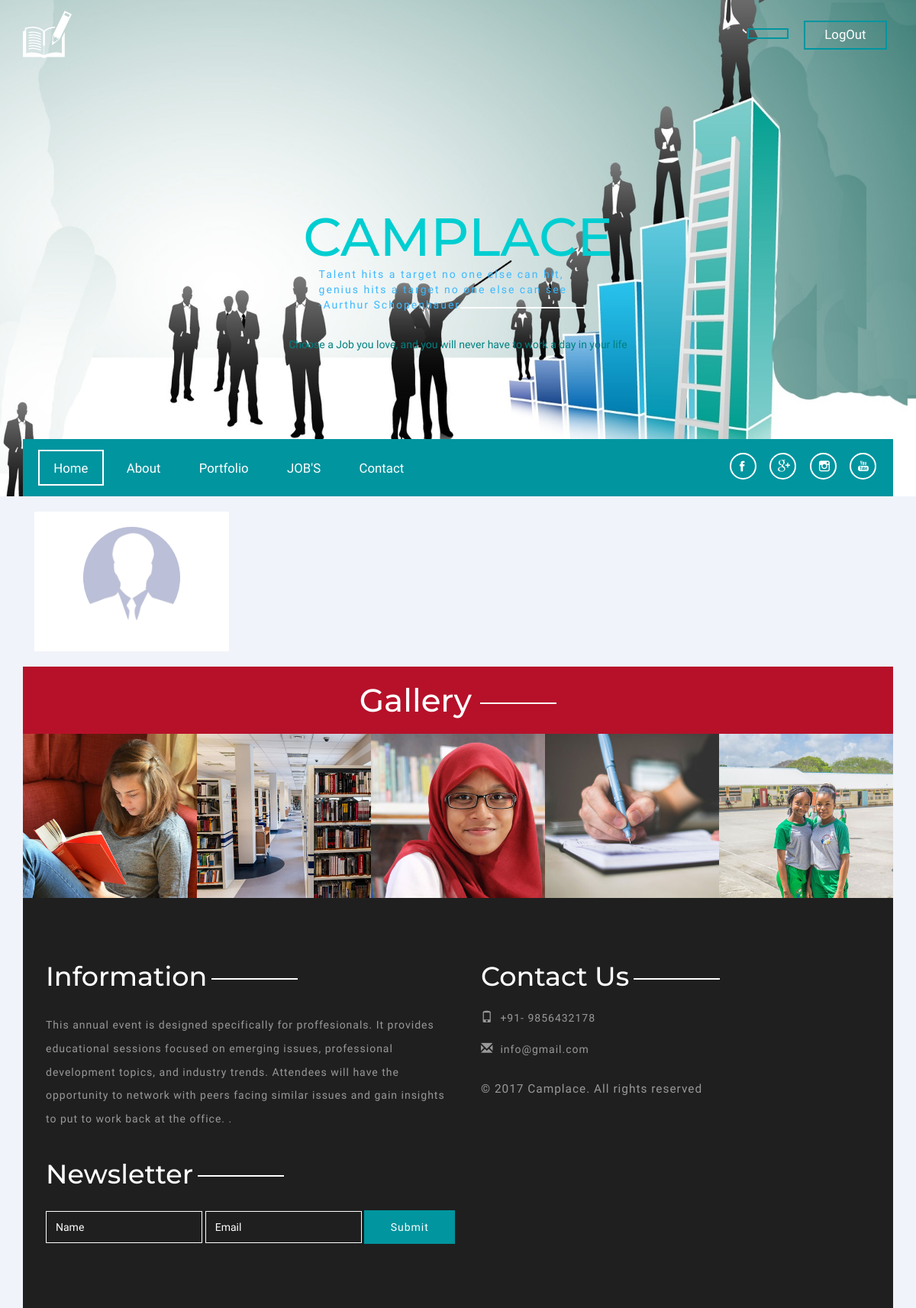
/change_password_company.php, run on an earlier commit of the app's database.
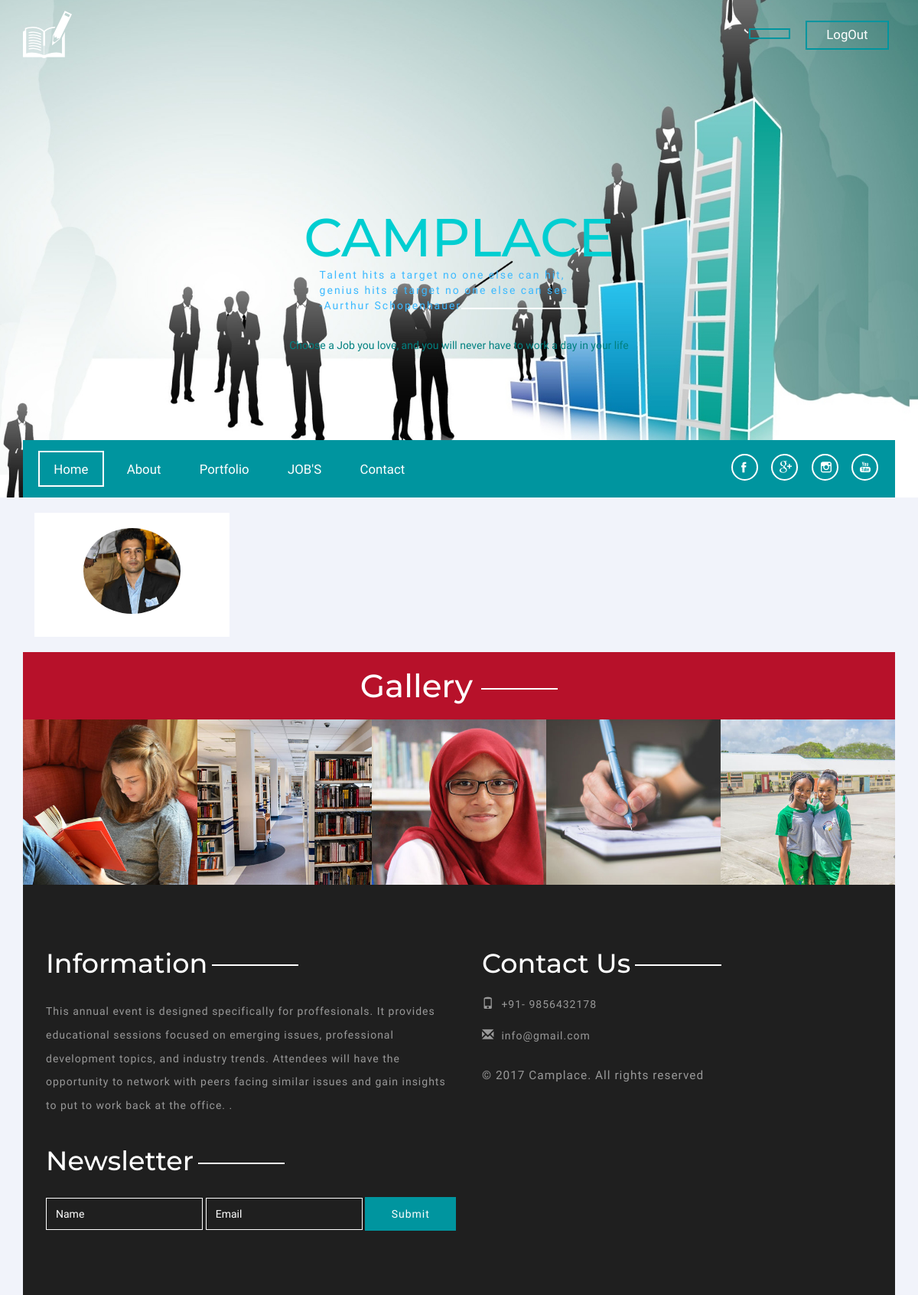
And on a later commit of the database.
### tables this page shows
CREATE TABLE `upload_company` (
  `id` int(11) NOT NULL,
  `img` varchar(1024) NOT NULL,
  `Company_Username` varchar(250) NOT NULL
);

### change_password_company.php (the view, shortened to what this page needs)
<?php
include_once('common/config.php');
include_once('common/header.php');
include_once('common/company_side.php');
$swl="SELECT * FROM upload_company WHERE Company_Username= '".$_SESSION['user_name']."'";
$result_2=  mysqli_query($conn,$swl);
$result_3 = mysqli_fetch_assoc($result_2);
?>
<html>
<body>
 <div class="content">
<div class="container">
    <div class="row profile">
		<div class="col-md-3">
			<div class="profile-sidebar">
				<div class="profile-userpic">
				<?php
				$file = $result_3['img'] ;
					if($file == '' || $file == null || empty($file) || !($file))
					{
						print '<img src="Assets/images/profile.png" class="img-responsive" alt="">';
					}
					else
					{?>
					<img src="Assets/company_port/<?php echo $result_3['img'];?>" class="img-responsive" alt="">
						<?php }
			?>
				</div>
</div>
</div>
</div>
</body>
<?php include_once('common/footer.php')?>

### Common/header.php (shortened to what this page needs)
<!DOCTYPE html>
<html>
<head>
<link href="Assets/css/bootstrap.css" rel="stylesheet" type="text/css" media="all" />
<link href="Assets/css/style.css" rel="stylesheet" type="text/css" media="all" />
</head>

### Common/company_side.php (shortened to what this page needs)
<?php
include_once('common/header.php');
session_start(); ?>
<body>
<head>
<div class="header">
	<div class="container">
		<div class="head-top">
			<div class="logo">
				<a href="index.php"><img src="Assets/images/bo.png" alt="" title="Academic"></a>
			</div>
			<div class="login">
				<ul class="nav-login">
					<li><a href="#" data-toggle="modal" data-target="#myModal1"><?php echo $_SESSION['user_name']?></a></li>
					<li><a href="sign_out.php">LogOut</a></li>
				</ul>
			</div>
			<div class="clearfix"></div>
		</div>
	</div>
				<div class="banner">
			<div class="container">
				<div class="banner-text">
					<h2>CAMPLACE</h2>
					<p>Talent hits a target no one else can hit,<br/>genius hits a target no one else can see<br/>-Aurthur Schopenhauer</p>
				</div>
				<p class="banner-text1">Choose a Job you love, and you will never have to work a day in your life</p>
			</div>
		</div>
		<div class="nav-top">
			<div class="container">
				<div class="nav1">
					<div class="navbar1">
						<div class="collapse navbar-collapse" id="bs-example-navbar-collapse-1">
							<ul class="nav navbar-nav cl-effect-8">
								<li ><a class="active" href="company_home.php">Home </a></li>
								<li><a href="about_c.php">About</a></li>
								<li><a href="company_portfolio.php">Portfolio</a></li>
								<li><a href="company_jobs_index.php">JOB'S</a></li>
								<li><a href="contact_c.php">Contact</a></li>
							</ul>
						</div>
					</div>
					<ul class="social-ic">
						<li><a href="#"><i></i></a></li>
						<li><a href="#"><i class="ic"></i></a></li>
						<li><a href="#"><i class="ic1"></i></a></li>
						<li><a href="#"><i class="ic2"></i></a></li>
					</ul>
					<div class="clearfix"></div>
				</div>
			</div>
		</div>
</div>
</head>
</body>

### Common/footer.php (shortened to what this page needs)
<div class="content-bottom">
	<h1>Gallery</h1>
		<div class="content-in">
            <div class="port effect-1">
                <div class="image-box">
                   <img src="Assets/images/fi4.jpg" alt="" class="img-responsive">
               </div>
           </div>
         </div>
		<div class="content-in">
            <div class="port effect-1">
                <div class="image-box">
                    <img src="Assets/images/fi1.jpg" alt="" class="img-responsive">
                </div>
            </div>
        </div>
		<div class="content-in">
            <div class="port effect-1">
                <div class="image-box">
                    <img src="Assets/images/fi3.jpg" alt="" class="img-responsive">
                </div>
			</div>
        </div>
		<div class="content-in">
            <div class="port effect-1">
                <div class="image-box">
                    <img src="Assets/images/fi2.jpg" alt="" class="img-responsive">
                </div>
            </div>
        </div>
		<div class="content-in">
            <div class="port effect-1">
                <div class="image-box">
                    <img src="Assets/images/fi.jpg" alt="" class="img-responsive">
                </div>
            </div>
        </div>
</div>
<div class="footer">
	<div class="container">
		<div class="col-md-6 footer-left">
			<h3>Information</h3>
			<p class="para">This annual event is designed specifically for proffesionals. It provides educational sessions focused on emerging issues, professional development topics, and industry trends. Attendees will have the opportunity to network with peers facing similar issues and gain insights to put to work back at the office. .</p>
			<h3>Newsletter<label></label></h3>
			<form action="#" method="post">
				<input type="text" value="Name" name="Name" onfocus="this.value = '';" onblur="if (this.value == '') {this.value = 'Name';}" required="">
				<input type="email" value="Email" name="Email" onfocus="this.value = '';" onblur="if (this.value == '') {this.value = 'Email';}" required="">
				<input type="submit" value="Submit">
			</form>
		</div>
		<div class="col-md-6 footer-right">
			<h3>Contact Us</h3>
			<ul class="con-icons">
				<li><span class="glyphicon glyphicon-phone" aria-hidden="true"></span>+91- 9856432178</li>
				<li><a href="mailto:info@example.com"><span class="glyphicon glyphicon-envelope" aria-hidden="true"></span>info@gmail.com</a></li>
			</ul>
			<p class="copy-right">© 2017 Camplace. All rights reserved </a></p>
		</div>
		<div class="clearfix"></div>
	</div>
</div>
</body>
</html>

### change_password_company.php (style rules this page uses)
body { background: #F1F3FA; }
.profile { margin: 20px 0; }
.profile-sidebar { padding: 20px 0 10px 0; background: #fff; }
.profile-userpic img { float: none; margin: 0 auto; width: 50%; height: 50%; -webkit-border-radius: 50% !important; -moz-border-radius: 50% !important; border-radius: 50% !important; }

What changed in the data, as far as the page shows it:
added upload_company: img (picture)
